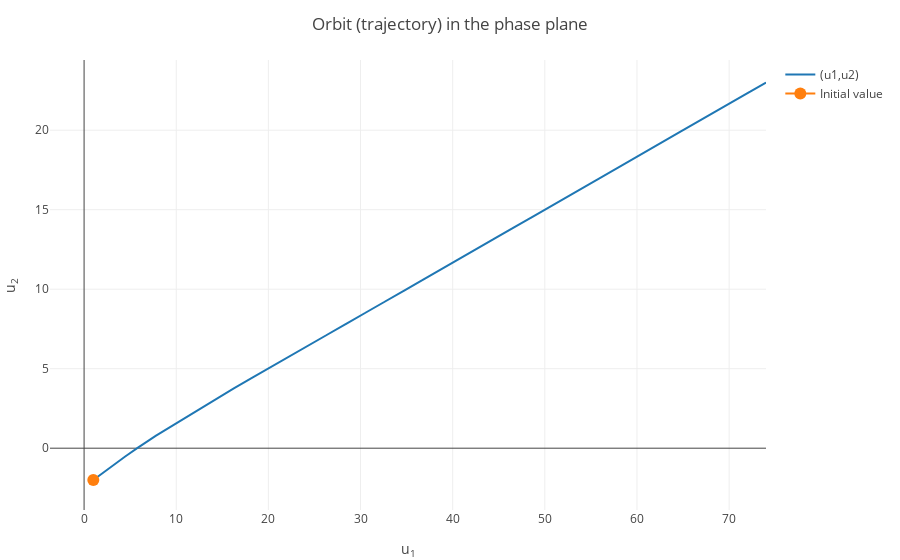

Source (notebook cell):
### Markdown cell above
And the solution trajectory:

### Code cell
tt = 0:0.001:12;
u1 = exp(-tt).*(2.0*tt-1.0)+6.0*tt+2.0;
u2 = exp(-tt).*(tt-1.0)+2.0*tt-1.0;
tracesODE1 = GenericTrace[];
u10=1.0
u20=-2.0
trace = scatter(x=u1, y=u2, name = "(u1,u2)");
push!(tracesODE1, trace);
# trace = scatter(x=tt, y=exp(-tt).*(tt-1.0)+2.0*tt-1.0, name = "u<sub>2</sub>(0)=$(u20)");
# push!(tracesODE1, trace);
trace=scatter(x=[1],y=[-2.0], marker_size=12, name="Initial value");
push!(tracesODE1, trace);
# trace=scatter(x=[0],y=[-2.0], marker_size=12, name="u<sub>2</sub>(0)");
# push!(tracesODE1, trace);
plot(tracesODE1, Layout(title="Orbit (trajectory) in the phase plane", xaxis=attr(title="u<sub>1</sub>"),yaxis=attr(title="u<sub>2</sub>")))

### Figure 1 — Plotly figure (JSON) as saved in the notebook; plotly's stock layout.template omitted (floating-point values rounded to 4 significant figures; data arrays with more than 128 entries replaced by an {"elided": "..."} marker saying what was removed)
{"data": [{"y": {"elided": "12001 float values"}, "name": "(u1,u2)", "type": "scatter", "x": {"elided": "12001 float values"}}, {"y": [-2.0], "name": "Initial value", "type": "scatter", "x": [1], "marker": {"size": 12}}], "layout": {"yaxis": {"title": "u<sub>2</sub>"}, "xaxis": {"title": "u<sub>1</sub>"}, "title": "Orbit (trajectory) in the phase plane", "margin": {"r": 50, "l": 50, "b": 50, "t": 60}}}
